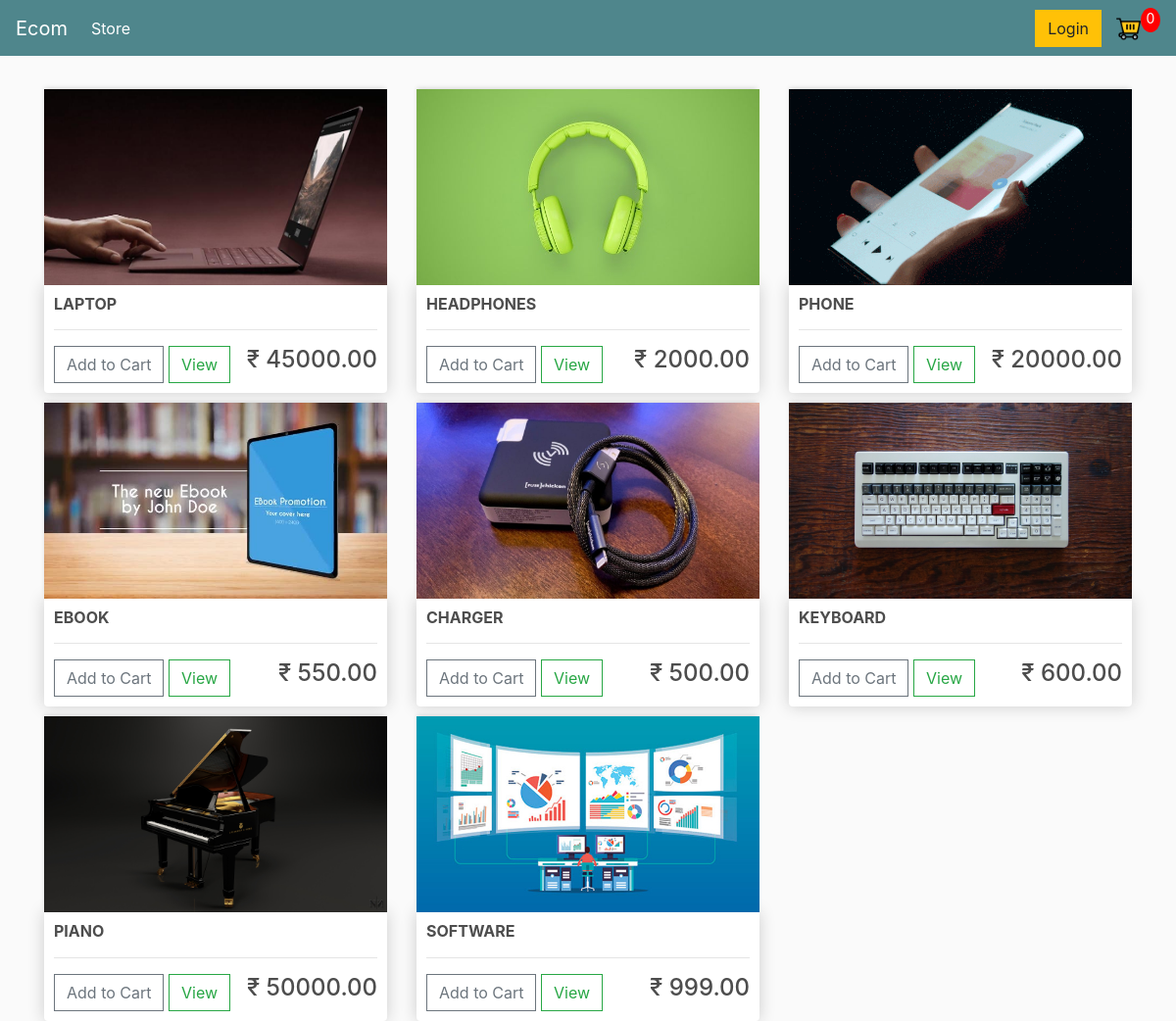
The page / on the database its author committed.
### store/models.py (models this page shows, shortened)
class Product(models.Model):
    name = models.CharField(max_length=200, null=True)
    price = models.DecimalField(max_digits=10, decimal_places=2)
    digital = models.BooleanField(default=False, null=True, blank=True)
    image = models.ImageField(null=True, blank=True)
    @property
    def imageUrl(self):
        try:
            url = self.image.url
        except:
            url = ''
        return url

### store/views.py (the view)
# urls.py: path('', include('store.urls')),
def store(request):
    data = cartData(request)
    cartItems = data['cartItems']
    products = Product.objects.all()
    context = {
        'products': products,
        'cartItems': cartItems,
    }
    return render(request, 'store/store.html', context)

### store/utils.py (called while the page is built, shortened)
def cookieCart(request):
    try:
        cart = json.loads(request.COOKIES['cart'])
    except:
        cart = {}
    print('CART:', cart)
    items = []
    order = {'get_cart_total': 0, 'get_quantity': 0, 'shipping': False}
    cartItems = order['get_quantity']
    return {'cartItems' : cartItems, 'order': order, 'items':items}

def cartData(request):
    if request.user.is_authenticated:
        customer = request.user.customer
        order, created = Order.objects.get_or_create(customer=customer, complete=False)
        items = order.orderitem_set.all()
        cartItems = order.get_quantity
    else:
        cookieData = cookieCart(request)
        items = cookieData['items']
        order = cookieData['order']
        cartItems = cookieData['cartItems']
    return {'cartItems' :cartItems, 'order': order, 'items':items}

### store/templates/store/store.html (shortened to what this page needs)
<!DOCTYPE html>
{% extends 'store/main.html' %}
{% load static %}
{% block content %}
<body>
    <div class="row">
        {% for product in products %}
        <div class="col-lg-4">
            <img class="thumbnail" src="{{product.imageUrl}}">
            <div class="box-element product">
                <h6><strong>{{product.name}}</strong></h6>
                <hr>
                <button data-product="{{product.id}}" data-action="add" class="btn btn-outline-secondary add-btn update-cart">
                    Add to Cart</button>
                <a class="btn btn-outline-success" href="#">View</a>
                <h4 style="display: inline-block;float: right"> &#8377; {{product.price|floatformat:2}}</h4>
            </div>
        </div>
        {% endfor %}
    </div>
</body>
</html>
{% endblock %}

### store/templates/store/main.html (shortened to what this page needs)
<!DOCTYPE html>
{% load static %}
<html lang="en">
<head>
    <link rel="stylesheet" href="https://stackpath.bootstrapcdn.com/bootstrap/4.5.0/css/bootstrap.min.css">
    <link rel="stylesheet" type="text/css" href="{% static 'store/css/main.css' %}">
</head>
<body>
	<nav class="navbar navbar-expand-lg navbar-dark bg-dark">
	  <a class="navbar-brand" href="{% url 'store' %}">Ecom</a>
	  <div class="collapse navbar-collapse" id="navbarSupportedContent">
	    <ul class="navbar-nav mr-auto">
	      <li class="nav-item active">
	        <a class="nav-link" href="{% url 'store' %}">Store <span class="sr-only">(current)</span></a>
	      </li>
	    </ul>
	    <div class="form-inline my-2 my-lg-0">
	     	<a href="#"class="btn btn-warning">Login</a>
	     	<a href="{% url 'cart' %}">
	    		<img  id="cart-icon" src="{% static 'store/images/commerce-and-shopping.png' %}">
	    	</a>
	    	<p id="cart-total">{{cartItems}}</p>
	    </div>
	  </div>
	</nav>
  <div class="container">
      <br>
      {% block content%}
      {% endblock %}
</body>
</html>

### store/static/store/css/main.css (style rules this page uses)
body { background-color: hsl(0, 0%, 98%); }
h1,h2,h3,h4,h5,h6 { color:hsl(0, 0%, 30%); }
.box-element { box-shadow:hsl(0, 0%, 80%) 0 0 16px; background-color: #fff; border-radius: 4px; padding: 10px; }
.thumbnail { width: 100%; height: 200px; -webkit-box-shadow: -1px -3px 5px -2px rgba(214,214,214,1); -moz-box-shadow: -1px -3px 5px -2px rgba(214,214,214,1); box-shadow: -1px -3px 5px -2px rgba(214,214,214,1); }
.product { border-radius: 0 0 4px 4px; }
.bg-dark { background-color: #4f868c!important; }
#cart-icon { width:25px; display: inline-block; margin-left: 15px; }
#cart-total { display: block; text-align: center; color:#fff; background-color: red; width: 20px; height: 25px; border-radius: 50%; font-size: 14px; }
.col-lg-4, .col-lg-6, .col-lg-8, .col-lg-12 { margin-top: 10px; }
.btn { border-radius: 0; }

### rows shown on the page
Product: imageUrl (picture), name "LAPTOP", price "45000.00"
Product: imageUrl (picture), name "HEADPHONES", price "2000.00"
Product: imageUrl (picture), name "PHONE", price "20000.00"
Product: imageUrl (picture), name "EBOOK", price "550.00"
Product: imageUrl (picture), name "CHARGER", price "500.00"
Product: imageUrl (picture), name "KEYBOARD", price "600.00"
Product: imageUrl (picture), name "PIANO", price "50000.00"
Product: imageUrl (picture), name "SOFTWARE", price "999.00"

### other values the page prints
{{ cartItems }} "0"
